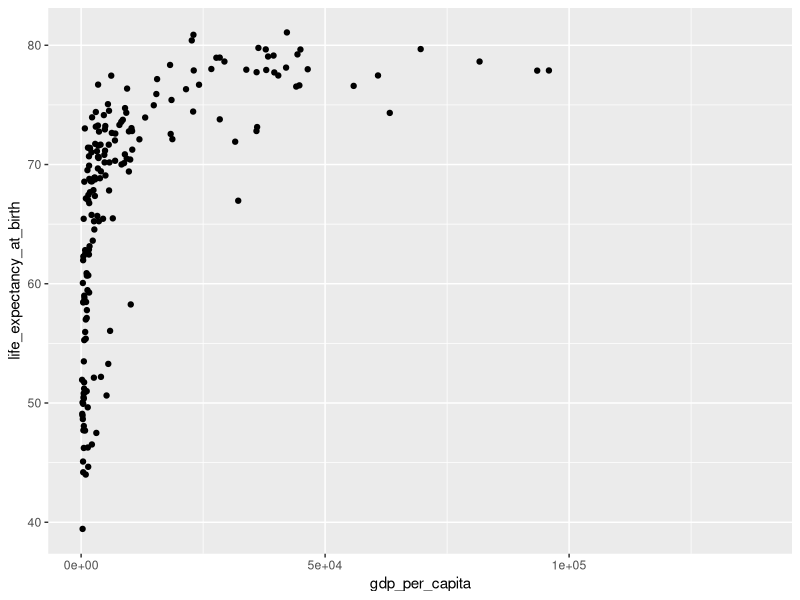
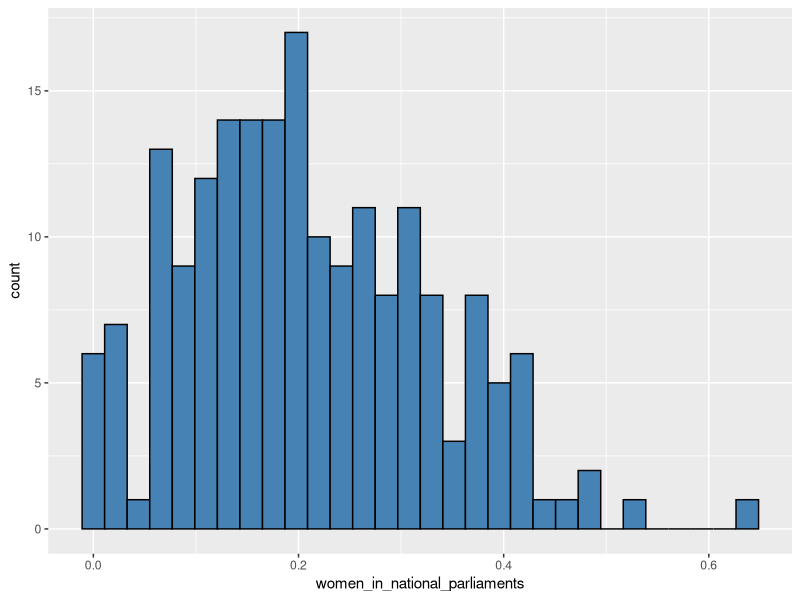

Recreate these plots in R, in order.
library(tidyverse)
library(scales)

world_bank_countries <- read_csv("data/world_bank_countries.csv")

# https://scales.r-lib.org/index.html

# label_comma, label_dollar, label_number_si ------------------------------
world_bank_countries %>% 
  filter(year == 2000) %>%
  ggplot(aes(gdp_per_capita, y = life_expectancy_at_birth)) +
  geom_point()


# label_percent -----------------------------------------------------------
world_bank_countries %>% 
  filter(year == 2016) %>%
  mutate(women_in_national_parliaments = women_in_national_parliaments / 100) %>% 
  ggplot(aes(x = women_in_national_parliaments)) + 
  geom_histogram(fill = "steelblue", color = "black",
                 bins = 30)


# breaks_width ------------------------------------------------------------


# breaks_extended ---------------------------------------------------------
